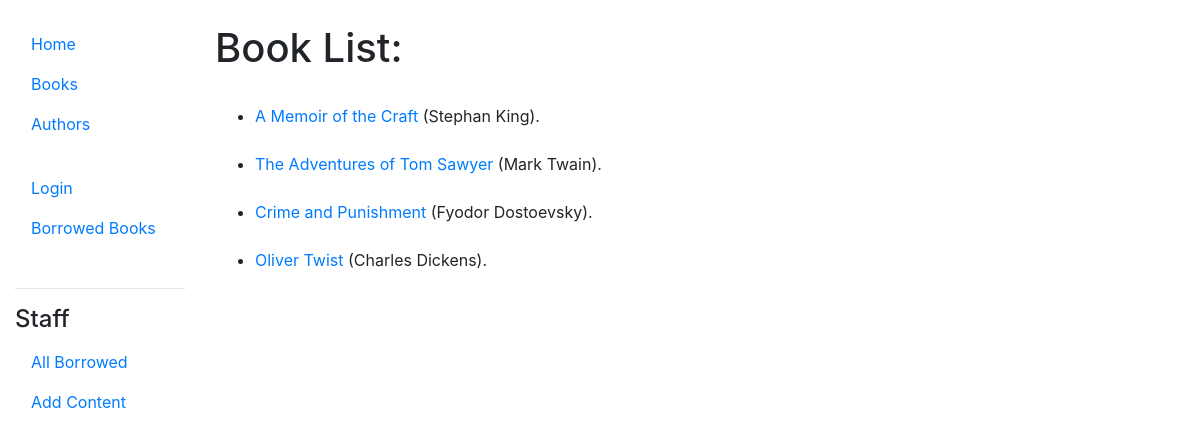
/catalog/books/, run on the app's committed database.
### catalog/models.py (models this page shows, shortened)
class Book(models.Model):
    isbn = models.CharField(
        'ISBN',
        max_length =13,
        primary_key=True,
        help_text ='ISBN for book max 13 chars.'
        )
    title = models.CharField(max_length=100, help_text='books title')
    summary = models.CharField(max_length=1000, help_text='book summary text.')
    language = models.ForeignKey(
        Language,
        on_delete=models.SET_NULL,
        null=True,
        blank=True
        )
    genre = models.ManyToManyField(Genre, blank=True)
    author = models.ForeignKey(Author, on_delete=models.SET_NULL, null=True)

class Author(models.Model):
    name = models.CharField(max_length=30, help_text ='enter author pen name')
    first_name = models.CharField(
        max_length=30,
        help_text='enter author first name'
        )
    last_name = models.CharField(
        max_length = 100,
        help_text='enter author last name , max 100 chars.'
        )
    date_of_birth = models.DateField(null=True, blank=True)
    date_of_deth = models.DateField(null=True, blank=True)

### catalog/views.py (the view)
# urls.py: path('books/', views.BookListView.as_view(), name='books'),
class BookListView(ListView):
    model = Book

### catalog/templates/catalog/book_list.html (shortened to what this page needs)
{% extends 'catalog/base.html' %}
{% block content %}
<h1>Book List:</h1>
<br>
<ul>
    {% for book in book_list %}
    <li>
        <a href ="{% url 'catalog:book-detail' book.isbn %}">{{ book.title }} </a>
        ({{ book.author.name}}).
    </li>
    <br>
    {% endfor %}
</ul>
{% endblock %}

### data on the page
Book: title "A Memoir of the Craft", author.name "Stephan King"
Book: title "The Adventures of Tom Sawyer", author.name "Mark Twain"
Book: title "Crime and Punishment", author.name "Fyodor Dostoevsky"
Book: title "Oliver Twist", author.name "Charles Dickens"
